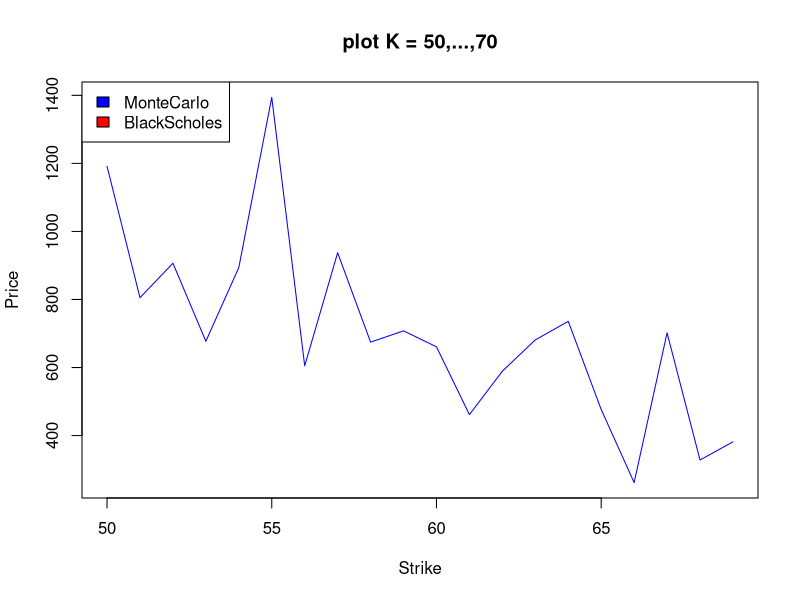
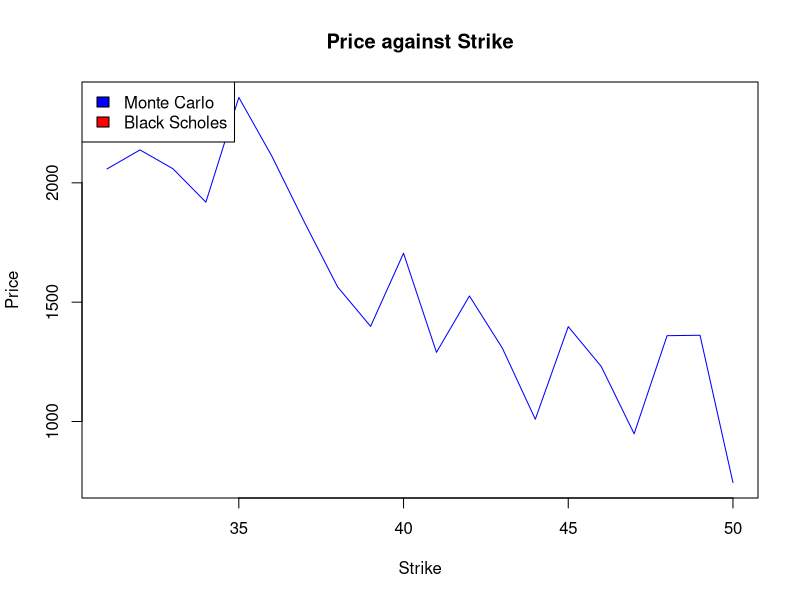
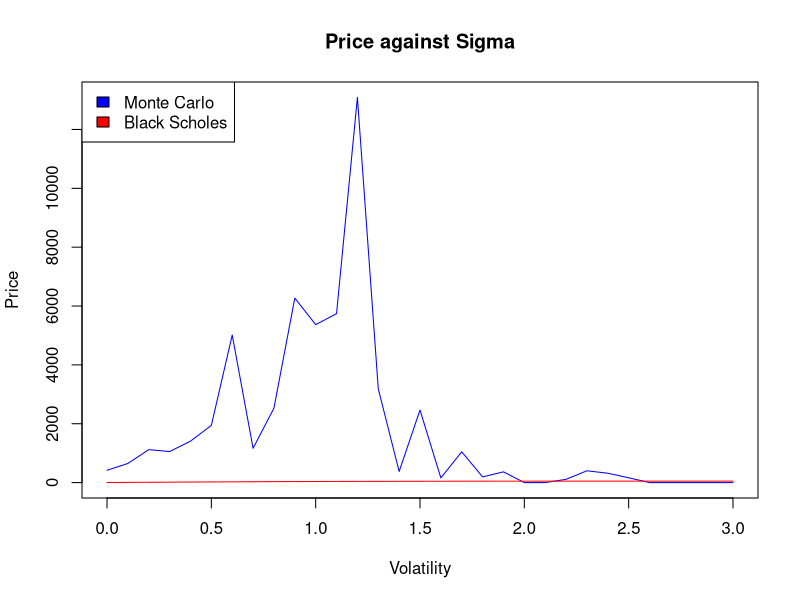

These figures' R source, in order:
## ---- chunk 1
knitr::opts_chunk$set(echo = TRUE)
## ---- chunk 2
init_price <- 50
K <- 50
r<- 0.0175
sigma <- 0.2
T <- 5
M <- 1000
N <- 100
## ---- chunk 3
BS_V0 <- function(S_0, K, r, sigma, T){
  d1 <- (log(S_0/K) + (r + sigma^2/2)*T)/(sigma * sqrt(T)) 
  d2 <- (log(S_0/K) + (r - sigma^2/2)*T)/(sigma * sqrt(T)) 
  res <- S_0 * pnorm(d1) - K*pnorm(d2) * exp(-r * T)
  return(res)
}

MC_V0 <- function(S_0, K, r, sigma, T, N, M){
  payoff <- 0
  for (i in 1:M){
    s <- S_0
    for (n in 1:N){
      s <- s + r*s*(T/N) + sigma * s * rnorm(1) * sqrt(T/N)
    }
    if (s>K){
      payoff <- payoff + s-K
    } 
  }
  res <- (1 + r * (T/N))^-N * payoff
}

BS_V0(50,50,0.0175,0.02,1)
## ---- chunk 4
MC <- rep(0,20)
BS <- rep(0,20)

for (i in 1:20){
  MC[[i]] <- MC_V0(init_price, K+i, r, sigma, T, M, N)
  BS[[i]] <- BS_V0(init_price, K+i, r, sigma, T)
}
print(MC)
print(BS)
plot(c(50:69), MC, main = "plot K = 50,...,70", ylab = "Price", xlab="Strike", type = "l", col = "blue")
lines(50:69, BS, col = "red")
legend("topleft",
       c("MonteCarlo","BlackScholes"),
       fill=c("blue","red"))
## ---- chunk 5
priceMC <- rep(0,20)
priceBS <- rep(0,20)

for (i in 0:19){
priceMC[[i+1]] <- MC_V0(init_price, K-19+i, r, sigma, T, M, N)
priceBS[[i+1]] <- BS_V0(init_price, K-19+i, r, sigma, T)
}
plot(K-rev(c(0:19)), priceMC, main = "Price against Strike", ylab = "Price" , xlab = "Strike", type = "l", col = "blue")
lines(K-rev(c(0:19)), priceBS, col="red")
legend("topleft", c("Monte Carlo", "Black Scholes"), fill=c("blue", "red"))
## ---- chunk 6
sigmas = seq(0,3,0.1)
priceMC = rep(0, length(sigmas))
priceBS = rep(0, length(sigmas))
for (i in 1:length(sigmas)){
  priceMC[[i]] <- MC_V0(init_price, K, r, sigmas[i], T, M, N)
  priceBS[[i]] <- BS_V0(init_price, K, r, sigmas[i], T)
}
plot(sigmas, priceMC, main = "Price against Sigma", ylab="Price",xlab="Volatility", type="l", col="blue")
lines(sigmas, priceBS, col="red")
legend("topleft", c("Monte Carlo", "Black Scholes"), fill = c("blue","red"))
